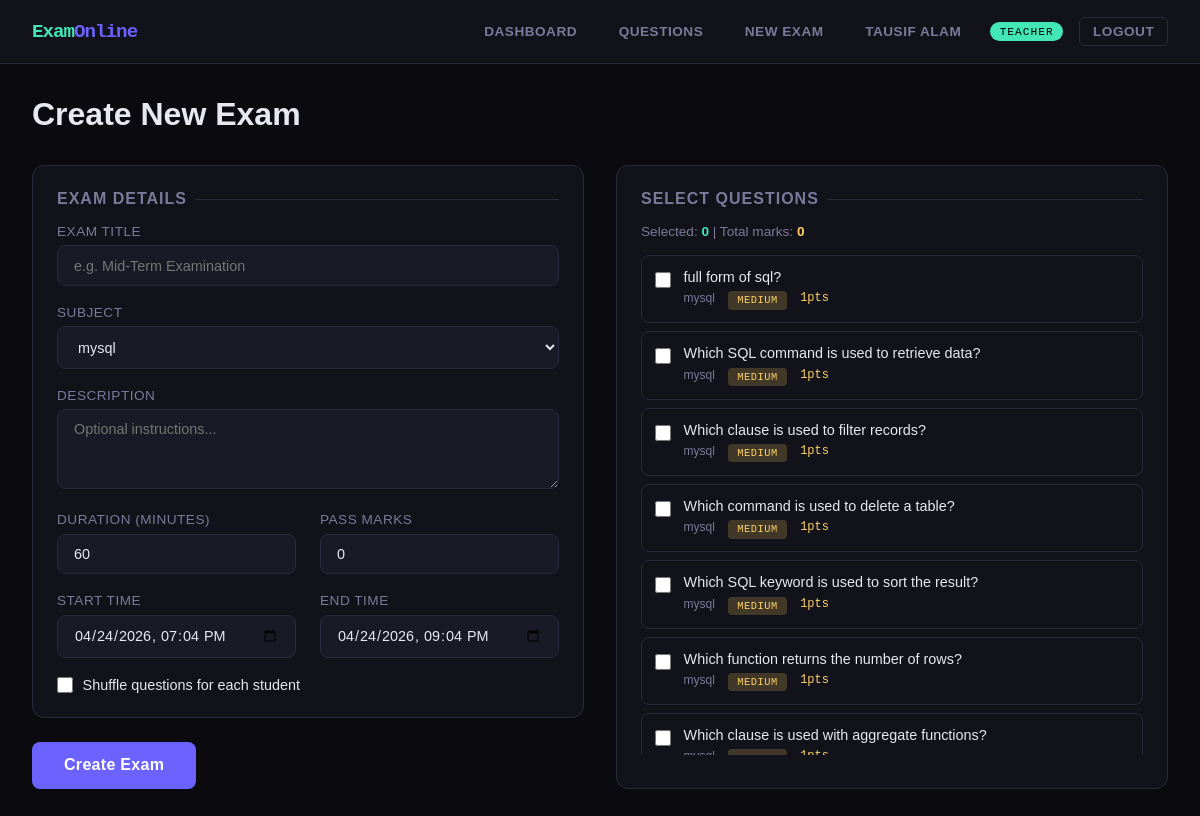
The app's page /create-exam/ (signed in) with its own data.
### accounts/models.py (models this page shows, shortened)
class User(AbstractUser):
    ROLE_CHOICES = [('admin', 'Admin'), ('teacher', 'Teacher'), ('student', 'Student')]
    role = models.CharField(max_length=10, choices=ROLE_CHOICES, default='student')
    phone = models.CharField(max_length=15, blank=True)
    profile_pic = models.CharField(max_length=200, blank=True)
    bio = models.TextField(blank=True)
    created_at = models.DateTimeField(auto_now_add=True)

### exams/models.py (models this page shows, shortened)
class Question(models.Model):
    DIFFICULTY = [('easy','Easy'), ('medium','Medium'), ('hard','Hard')]
    subject = models.ForeignKey(Subject, on_delete=models.CASCADE, related_name='questions')
    text = models.TextField()
    option_a = models.CharField(max_length=300)
    option_b = models.CharField(max_length=300)
    option_c = models.CharField(max_length=300)
    option_d = models.CharField(max_length=300)
    correct_answer = models.CharField(max_length=1, choices=OPTIONS)
    marks = models.IntegerField(default=1)
    difficulty = models.CharField(max_length=10, choices=DIFFICULTY, default='medium')
    created_by = models.ForeignKey(User, on_delete=models.CASCADE)
    created_at = models.DateTimeField(auto_now_add=True)

class Subject(models.Model):
    name = models.CharField(max_length=100)
    code = models.CharField(max_length=20, unique=True)
    created_by = models.ForeignKey(User, on_delete=models.CASCADE)
    created_at = models.DateTimeField(auto_now_add=True)

### exams/views.py (the view, shortened to what this page needs)
# urls.py: path('create-exam/', ev.create_exam, name='create_exam'),
@login_required
def create_exam(request):
    if request.user.role not in ('teacher', 'admin'):
        return redirect('dashboard')
    subjects = Subject.objects.filter(created_by=request.user)
    questions = Question.objects.filter(created_by=request.user)
    return render(request, 'exams/create_exam.html', {'subjects': subjects, 'questions': questions})

### templates/exams/create_exam.html (shortened to what this page needs)
{% extends 'base.html' %}
{% block content %}
<div class="container">
  <div class="page-header"><h1>Create New Exam</h1></div>
  <form method="post">
    <div class="grid-2" style="gap:2rem">
      <div>
        <div class="card" style="margin-bottom:1.5rem">
          <div class="section-title">Exam Details</div>
          <div class="form-group">
            <label class="form-label">Exam Title</label>
            <input type="text" name="title" class="form-control" placeholder="e.g. Mid-Term Examination" required>
          </div>
          <div class="form-group">
            <label class="form-label">Subject</label>
            <select name="subject" class="form-control" required>
              {% for s in subjects %}<option value="{{ s.id }}">{{ s.name }}</option>{% endfor %}
            </select>
          </div>
          <div class="form-group">
            <label class="form-label">Description</label>
            <textarea name="description" class="form-control" placeholder="Optional instructions..."></textarea>
          </div>
          <div class="grid-2">
            <div class="form-group">
              <label class="form-label">Duration (minutes)</label>
              <input type="number" name="duration" class="form-control" value="60" min="5">
            </div>
            <div class="form-group">
              <label class="form-label">Pass Marks</label>
              <input type="number" name="pass_marks" class="form-control" value="0" min="0">
            </div>
          </div>
          <div class="grid-2">
            <div class="form-group">
              <label class="form-label">Start Time</label>
              <input type="datetime-local" name="start_time" class="form-control" required>
            </div>
            <div class="form-group">
              <label class="form-label">End Time</label>
              <input type="datetime-local" name="end_time" class="form-control" required>
            </div>
          </div>
          <label style="display:flex;align-items:center;gap:.6rem;cursor:pointer">
            <input type="checkbox" name="shuffle" style="accent-color:var(--accent);width:16px;height:16px">
            <span style="font-size:.9rem">Shuffle questions for each student</span>
          </label>
        </div>
        <button type="submit" class="btn btn-primary btn-lg">Create Exam</button>
      </div>
      <div class="card">
        <div class="section-title">Select Questions</div>
        <div style="margin-bottom:1rem;color:var(--text-dim);font-size:.85rem">
          Selected: <span id="selCount" style="color:var(--accent3);font-weight:700">0</span> |
          Total marks: <span id="totMarks" style="color:var(--warning);font-weight:700">0</span>
        </div>
        <div style="max-height:500px;overflow-y:auto">
          {% for q in questions %}
          <label class="q-item" id="qi-{{ q.id }}">
            <input type="checkbox" name="questions" value="{{ q.id }}" onchange="updateCount(this, {{ q.marks }})">
            <div style="flex:1">
              <div style="font-size:.9rem;font-weight:500">{{ q.text|truncatechars:80 }}</div>
              <div style="display:flex;gap:.8rem;margin-top:.4rem">
                <span style="font-size:.75rem;color:var(--text-dim)">{{ q.subject.name }}</span>
                <span class="tag tag-{{ q.difficulty }}" style="font-size:.65rem">{{ q.difficulty }}</span>
                <span style="font-family:var(--mono);font-size:.75rem;color:var(--warning)">{{ q.marks }}pts</span>
              </div>
            </div>
          </label>
          {% empty %}
          <div class="empty-state"><div class="icon">📝</div><p>No questions available. <a href="{% url 'create_question' %}">Add questions first</a></p></div>
          {% endfor %}
        </div>
      </div>
    </div>
  </form>
</div>
{% endblock %}

### templates/base.html (shortened to what this page needs)
<!DOCTYPE html>
<html lang="en">
<head>
</head>
<body>
{% if user.is_authenticated %}
<nav class="navbar">
  <div class="nav-brand">Exam<span>Online</span></div>
  <div class="nav-links">
    {% if user.role == 'admin' %}
      <a href="{% url 'admin_dashboard' %}">Dashboard</a>
      <a href="{% url 'manage_users' %}">Users</a>
      <a href="{% url 'all_results' %}">Results</a>
    {% elif user.role == 'teacher' %}
      <a href="{% url 'teacher_dashboard' %}">Dashboard</a>
      <a href="{% url 'question_bank' %}">Questions</a>
      <a href="{% url 'create_exam' %}">New Exam</a>
    {% else %}
      <a href="{% url 'student_dashboard' %}">Dashboard</a>
      <a href="{% url 'my_results' %}">My Results</a>
    {% endif %}
    <a href="{% url 'profile' %}">{{ user.get_full_name|default:user.username }}</a>
    <span class="badge-role {{ user.role }}">{{ user.role }}</span>
    <a href="{% url 'logout' %}" class="btn btn-ghost btn-sm">Logout</a>
  </div>
</nav>
{% endif %}
<main>
{% block content %}{% endblock %}
</main>
</body>
</html>

### templates/base.html (style rules this page uses)
:root { --bg: #0a0a0f; --surface: #12121a; --surface2: #1a1a26; --border: #2a2a3e; --accent: #6c63ff; --accent2: #ff6584; --accent3: #43e6b5; --text: #e8e8f0; --text-dim: #7a7a9a; --success: #43e6b5; --danger: #ff6584; --warning: #ffd166; --radius: 12px; --mono: 'Space Mono', monospace; --sans: 'Syne', sans-serif; }
* { box-sizing: border-box; margin: 0; padding: 0; }
body { background: var(--bg); color: var(--text); font-family: var(--sans); min-height: 100vh; }
a { color: var(--accent); text-decoration: none; }
.navbar { background: var(--surface); border-bottom: 1px solid var(--border); padding: 0 2rem; height: 64px; display: flex; align-items: center; justify-content: space-between; position: sticky; top: 0; z-index: 100; backdrop-filter: blur(10px); }
.nav-brand { font-family: var(--mono); font-weight: 700; font-size: 1.2rem; color: var(--accent3); letter-spacing: -1px; }
.nav-brand span { color: var(--accent); }
.nav-links { display: flex; gap: 1rem; align-items: center; }
.nav-links a { color: var(--text-dim); font-size: .85rem; font-weight: 600; padding: .4rem .8rem; border-radius: 6px; transition: all .2s; text-transform: uppercase; letter-spacing: .5px; }
.badge-role { background: var(--accent); color: #fff; font-size: .7rem; padding: .2rem .6rem; border-radius: 20px; font-family: var(--mono); text-transform: uppercase; letter-spacing: 1px; }
.badge-role.teacher { background: var(--accent3); color: #000; }
.container { max-width: 1200px; margin: 0 auto; padding: 2rem; }
.page-header { margin-bottom: 2rem; }
.page-header h1 { font-size: 2rem; font-weight: 800; color: var(--text); }
.card { background: var(--surface); border: 1px solid var(--border); border-radius: var(--radius); padding: 1.5rem; transition: border-color .2s; }
.btn { display: inline-flex; align-items: center; gap: .4rem; padding: .6rem 1.2rem; border-radius: 8px; border: none; cursor: pointer; font-family: var(--sans); font-weight: 600; font-size: .85rem; transition: all .2s; text-decoration: none; letter-spacing: .3px; }
.btn-primary { background: var(--accent); color: #fff; }
.btn-ghost { background: transparent; color: var(--text-dim); border: 1px solid var(--border); }
.btn-sm { padding: .35rem .8rem; font-size: .8rem; }
.btn-lg { padding: .9rem 2rem; font-size: 1rem; }
.form-group { margin-bottom: 1.2rem; }
.form-label { display: block; font-size: .85rem; color: var(--text-dim); margin-bottom: .4rem; text-transform: uppercase; letter-spacing: .5px; }
.form-control { width: 100%; padding: .7rem 1rem; background: var(--surface2); border: 1px solid var(--border); border-radius: 8px; color: var(--text); font-family: var(--sans); font-size: .9rem; transition: border-color .2s; }
textarea.form-control { resize: vertical; min-height: 80px; }
select.form-control { cursor: pointer; }
.tag { display: inline-block; padding: .2rem .6rem; border-radius: 4px; font-size: .75rem; font-family: var(--mono); text-transform: uppercase; letter-spacing: .5px; }
.tag-medium { background: rgba(255,209,102,.2); color: var(--warning); }
.grid-2 { display: grid; grid-template-columns: 1fr 1fr; gap: 1.5rem; }
.section-title { font-size: 1rem; font-weight: 700; color: var(--text-dim); text-transform: uppercase; letter-spacing: 1px; margin-bottom: 1rem; display: flex; align-items: center; gap: .5rem; }
.section-title::after { content: ''; flex: 1; height: 1px; background: var(--border); }

### templates/exams/create_exam.html (style rules this page uses)
.q-item { display:flex; align-items:flex-start; gap:.8rem; padding:.8rem; border:1px solid var(--border); border-radius:8px; margin-bottom:.5rem; cursor:pointer; transition:all .2s; }
.q-item input[type=checkbox] { accent-color:var(--accent); width:16px; height:16px; margin-top:3px; }

### records on screen
User: get_full_name "TAUSIF ALAM", role "TEACHER"
Question: text "full form of sql?", subject.name "mysql", difficulty "MEDIUM", marks "1"
Question: text "Which SQL command is used to retrieve data?", subject.name "mysql", difficulty "MEDIUM", marks "1"
Question: text "Which clause is used to filter records?", subject.name "mysql", difficulty "MEDIUM", marks "1"
Question: text "Which command is used to delete a table?", subject.name "mysql", difficulty "MEDIUM", marks "1"
Question: text "Which SQL keyword is used to sort the result?", subject.name "mysql", difficulty "MEDIUM", marks "1"
Question: text "Which function returns the number of rows?", subject.name "mysql", difficulty "MEDIUM", marks "1"
Question: text "Which clause is used with aggregate functions?"

### other values on screen
form field subject "mysql"
